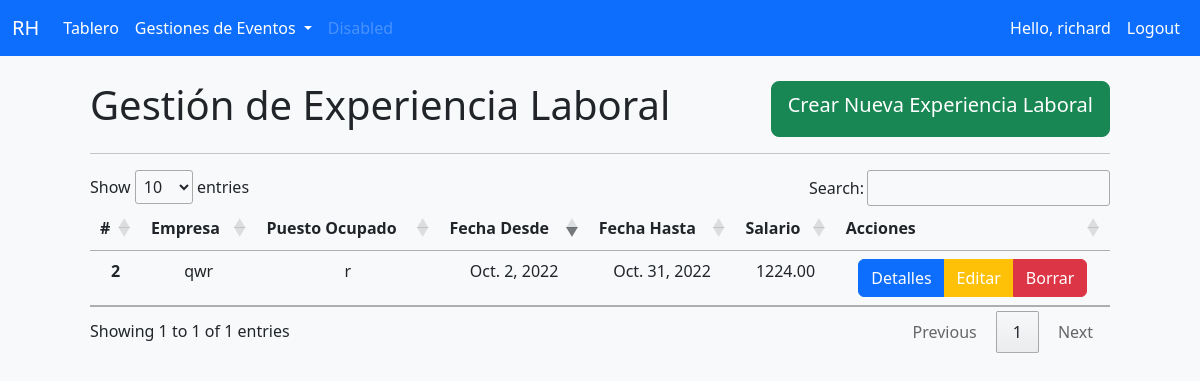
The page /experienciaLaboral/ (signed in) on the database as committed earlier.
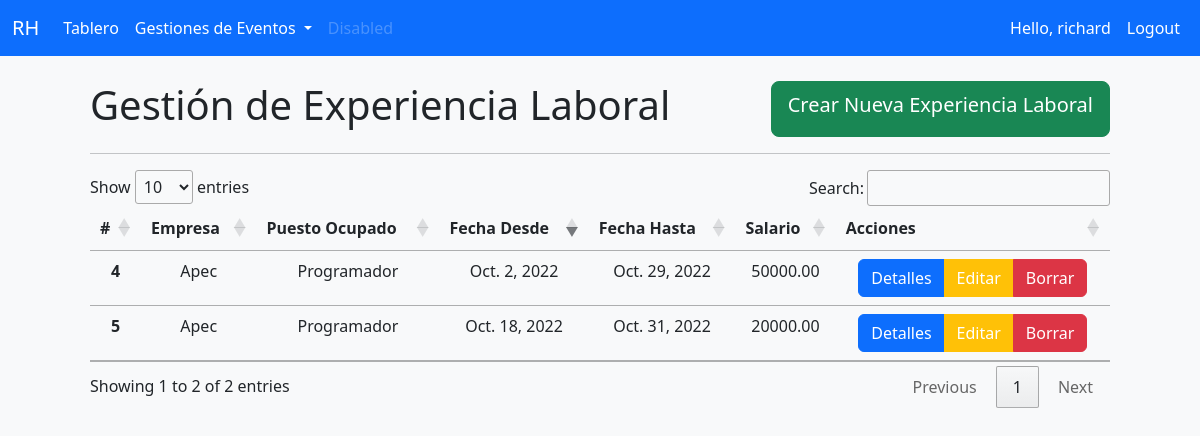
The same page on the database as committed later.
### msrh/models.py (models this page shows, shortened)
class ExperienciaLaboral(models.Model):
    id = models.AutoField(auto_created=True ,primary_key= True, serialize=False,verbose_name='ID')
    empresa = models.CharField (max_length=200, null=True, verbose_name='Empresa')
    puestoOcupado = models.CharField(max_length=200, null=True, verbose_name='Puesto Ocupado')
    fechaDesde = models.DateField(verbose_name='Fecha Desde')
    fechaHasta = models.DateField(verbose_name='Fecha Hasta')
    salario = models.DecimalField(max_digits=10, decimal_places=2, verbose_name='Salario')

### msrh/decorators.py (the view)
        def wrapper_func(request, *args, **kwargs):
            group = None
            if request.user.groups.exists():
                group = request.user.groups.all()[0].name
            if group in allowed_roles:
                return view_func(request, *args, **kwargs)
            else:
                return HttpResponse('No estas autorizado para ver la pagina')

### msrh/views.py (called while the page is built)
@login_required(login_url='login')
@allowed_users(allowed_roles=['admin','candidato'])
def experienciaLaboral(request):
    experiencialaboral = ExperienciaLaboral.objects.all()
    return render(request, 'msrh/experienciaLaboral.html', {'experiencialaboral':experiencialaboral})

### msrh/templates/msrh/experienciaLaboral.html
{% extends 'msrh/main.html' %}
{% block content %}
<div class="nav d-flex justify-content-between">
<h1>Gestión de Experiencia Laboral</h1>
<a class="btn btn-success btn-lg" href="{% url 'Crearexperiencialaboral' %}">Crear Nueva Experiencia Laboral</a>
</div>
<hr>
<table class="table table-hover table-responsive"  id="table_id">
    <thead>
      <tr class="text-center">
        <th>#</th>
        <th>Empresa</th>
        <th>Puesto Ocupado</th>
        <th>Fecha Desde</th>
        <th>Fecha Hasta</th>
        <th>Salario</th>
        {% if request.user.is_staff %}
        <th>Acciones</th>
        {% endif %}
      </tr>
    </thead>
    <tbody class="table-group-divider">
      {% for i in experiencialaboral %}
      <tr class="text-center">
        <th>{{i.id}}</th>
        <td>{{i.empresa}}</td>
        <td>{{i.puestoOcupado}}</td>
        <td>{{i.fechaDesde}}</td>
        <td>{{i.fechaHasta}}</td>
        <td>{{i.salario}}</td>
        <td>
          {% if request.user.is_staff %}
          <div class="btn-group" role="group" aria-label="Basic mixed styles example">
            <a href="{% url 'Detallesexperiencialaboral' i.id %}" class="btn btn-primary">Detalles</a>
            <a href="/Editarexperiencialaboral/{{i.id}}"  class="btn btn-warning text-white">Editar</a>
            <a href="{% url 'Borrarexperiencialaboral' i.id %}" class="btn btn-danger" >Borrar</a>
          </div>
          {% endif %}
        </td>
      </tr>
      {% endfor %}
    </tbody>
  </table>
{% endblock %}

Rows that differ between the two databases and show on the page:
removed ExperienciaLaboral: id "2", empresa "qwr", puestoOcupado "r", fechaDesde "Oct. 2, 2022", fechaHasta "Oct. 31, 2022", salario "1224.00"
added ExperienciaLaboral: id "4", empresa "Apec", puestoOcupado "Programador", fechaDesde "Oct. 2, 2022", fechaHasta "Oct. 29, 2022", salario "50000.00"
added ExperienciaLaboral: id "5", empresa "Apec", puestoOcupado "Programador", fechaDesde "Oct. 18, 2022", fechaHasta "Oct. 31, 2022", salario "20000.00"
Other text that changed with them:
text written by a page script: "Show entries Search: Showing 1 to 1 of 1 entries Previous 1 Next" → "Show entries Search: Showing 1 to 2 of 2 entries Previous 1 Next"
